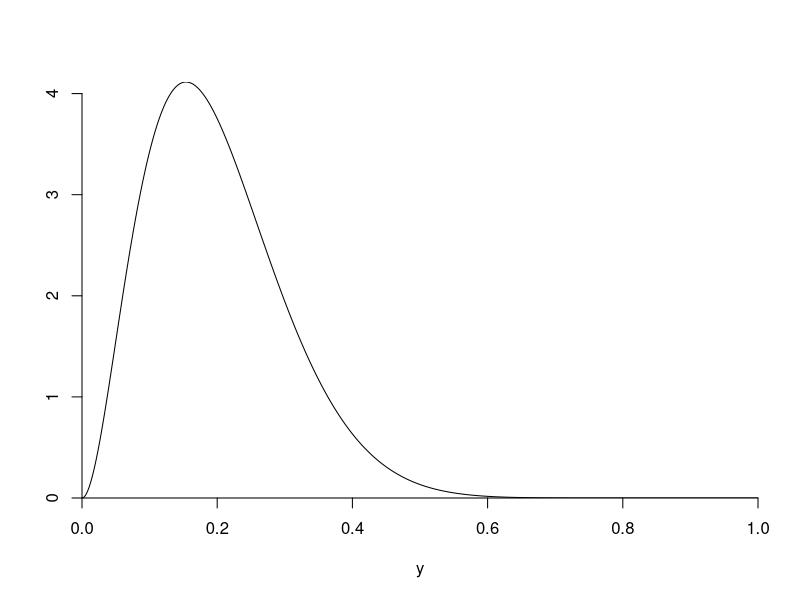
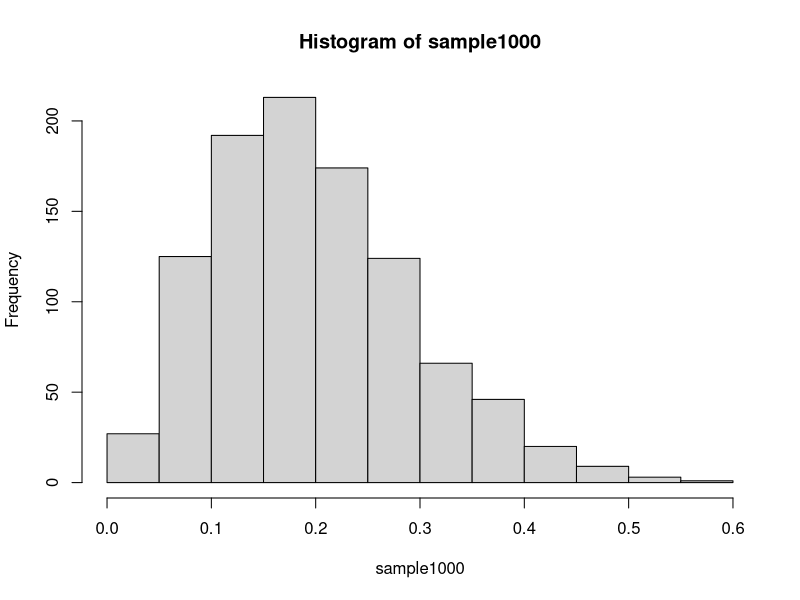

The R script that drew these images, in order:
## ---- chunk 1
knitr::opts_chunk$set(echo = TRUE)
## ---- chunk 2
x <- seq(0, 1, length.out = 10000)
m = .2
sigmasq = .01

alpha = m * (m * (1 - m) / sigmasq - 1)
beta = alpha * (1 - m) / m

plot(x, dbeta(x, alpha, beta), type="l", xlab="y", ylab="", xaxs="i",
     yaxs="i",  bty="n", cex=2)
## ---- chunk 3
sample1000 = rbeta(1000, alpha, beta, ncp=0)
hist(sample1000)
## ---- chunk 4
mean(sample1000)
var(sample1000)
## ---- chunk 5
left_bound = mean(sample1000) - quantile(sample1000, probs = 0.95)
right_bound = mean(sample1000) + quantile(sample1000, probs = 0.95)

print(sprintf('The interval is [%f; %f]', left_bound, right_bound))
## ---- chunk 6
options(width = 60)
# Event A = "Subject has cancer", event B = "Test is positive"
prob_A = 0.001
prob_BcondA = 0.98
prob_NotBcondNotA = 0.96

prob_AcondB = (prob_A * prob_BcondA) / (prob_A * prob_BcondA + (1 - prob_A) *
                                          (1 - prob_NotBcondNotA))

cat(sprintf('P(Subject has cancer | Test gives positive) = %f.
That means,that P(Subject does not have cancer | Test gives positive) = %f.
This is a high false positive rate, which means that there might be quite 
a lot of unnecessarily administer medications, which is undesirable.',
prob_AcondB, 1-prob_AcondB))

## ---- chunk 7
boxes <-
  matrix(
    c(2, 5, 4, 1, 1, 3),
    ncol = 2,
    byrow = TRUE,
    dimnames = list(c("A", "B", "C"), c("red", "white"))
  )
p_red <- function(boxes) {
  probA = 0.4
  probB = 0.1
  probC = 0.5
  prob = boxes[1, 1] / (boxes[1, 1] + boxes[1, 2]) * probA + boxes[2, 1] /
    (boxes[2, 1] + boxes[2, 2]) * probB + boxes[3, 1] / (boxes[3, 1] + boxes[3, 2]) *
    probC
  return(prob)
}
p_red(boxes = boxes)
## ---- chunk 8
p_box <- function(boxes) {
  probA = 0.4
  probB = 0.1
  probC = 0.5
  
  boxA = (boxes[1, 1] / (boxes[1, 1] + boxes[1, 2])) * probA / p_red(boxes = boxes)
  boxB = (boxes[2, 1] / (boxes[2, 1] + boxes[2, 2])) * probB / p_red(boxes = boxes)
  boxC = (boxes[3, 1] / (boxes[3, 1] + boxes[3, 2])) * probC / p_red(boxes = boxes)
  
  return (c(boxA, boxB, boxC))
}
p_box(boxes = boxes)
## ---- chunk 9
p_identical_twin <- function(fraternal_prob, identical_prob) {
  boy = .5
  girl = .5
  
  identical_twin = boy * identical_prob / (boy * identical_prob + boy * boy *
                                             fraternal_prob)
  return(identical_twin)
}

p_identical_twin(1 / 150, 1 / 400)
